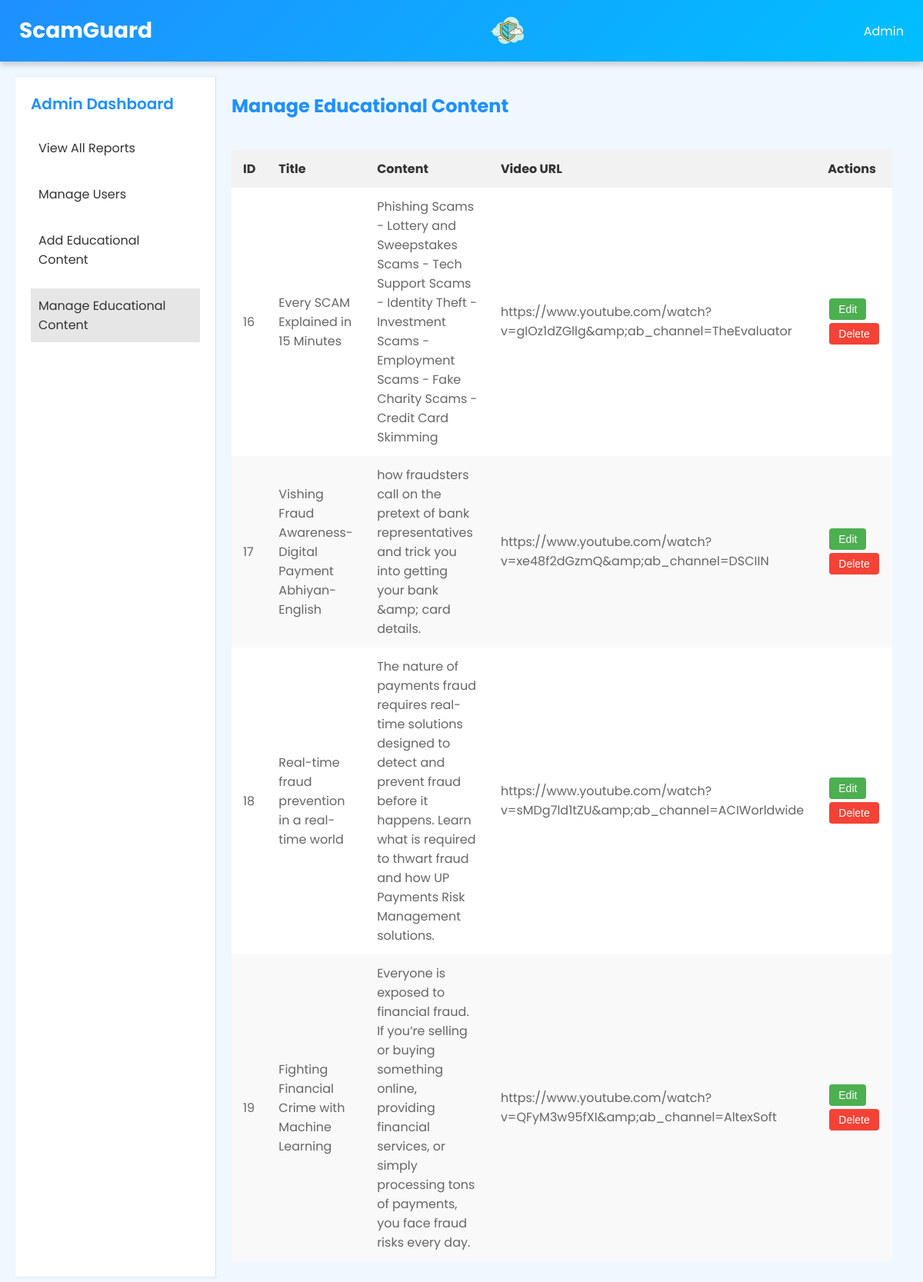
The page /admin/educational_content/manage_educational_content.php (signed in) on the database its author committed.
### tables this page shows
CREATE TABLE `educational_content` (
  `id` int(11) NOT NULL,
  `title` varchar(255) DEFAULT NULL,
  `content` text DEFAULT NULL,
  `type` varchar(50) DEFAULT NULL,
  `video_url` varchar(500) NOT NULL
);

### admin/educational_content/manage_educational_content.php (the view, shortened to what this page needs)
<?php
include '../../db_connect.php';
class EducationalContentManager {
    private $conn;
    public function __construct($conn) {
        $this->conn = $conn;
    }
    public function fetchAllContent() {
        $sql_content = "SELECT id, title, content, video_url FROM educational_content";
        $result_content = $this->conn->query($sql_content);
        return $result_content->fetch_all(MYSQLI_ASSOC);
    }
}
$manager = new EducationalContentManager($conn);
$contents = $manager->fetchAllContent();
?>
<!DOCTYPE html>
<html lang="en">
<head>
    <link rel="stylesheet" href="https://cdnjs.cloudflare.com/ajax/libs/font-awesome/6.0.0-beta3/css/all.min.css">
</head>
<body>
    <header>
        <h1 class="header-title">ScamGuard</h1>
        <img src="../../assets/logo.png" alt="ScamGuard Logo">
        <div class="dropdown">
            <div class="dropdown-toggle">
                <span>Admin</span>
            </div>
        </div>
    </header>
    <div class="main-container">
        <div class="sidebar">
            <h3><a href="admin_dashboard.php">Admin Dashboard</a></h3>
            <ul>
                <li><a href="../reports/view_all_reports.php">View All Reports</a></li>
                <li><a href="../users/manage_users.php">Manage Users</a></li>
                <li><a href="../educational_content/add_educational_content.php">Add Educational Content</a></li>
                <li class="selected"><a href="manage_educational_content.php">Manage Educational Content</a></li>
            </ul>
        </div>
        <div class="content">
            <h2>Manage Educational Content</h2>
            <div class="table-container">
                <table>
                    <thead>
                        <tr>
                            <th>ID</th>
                            <th>Title</th>
                            <th>Content</th>
                            <th>Video URL</th>
                            <th>Actions</th>
                        </tr>
                    </thead>
                    <tbody>
                        <?php foreach ($contents as $content) : ?>
                            <tr>
                                <td><?php echo htmlspecialchars($content['id']); ?></td>
                                <td><?php echo htmlspecialchars($content['title']); ?></td>
                                <td><?php echo htmlspecialchars($content['content']); ?></td>
                                <td><?php echo htmlspecialchars($content['video_url']); ?></td>
                                <td class="actions">
                                    <button class="btn-edit" data-id="<?php echo $content['id']; ?>" data-title="<?php echo htmlspecialchars($content['title']); ?>" data-content="<?php echo htmlspecialchars($content['content']); ?>" data-video_url="<?php echo htmlspecialchars($content['video_url']); ?>">Edit</button>
                                    <button class="btn-delete" data-id="<?php echo $content['id']; ?>">Delete</button>
                                </td>
                            </tr>
                        <?php endforeach; ?>
                    </tbody>
                </table>
            </div>
        </div>
    </div>
</body>
</html>

### admin/educational_content/manage_educational_content.php (style rules this page uses)
body { font-family: 'Poppins', sans-serif; background-color: #f0f8ff; margin: 0; padding: 0; display: flex; flex-direction: column; min-height: 100vh; }
header { background: linear-gradient(135deg, #1e90ff, #00bfff); color: white; padding: 15px 25px; display: flex; align-items: center; justify-content: space-between; box-shadow: 0 4px 8px rgba(0, 0, 0, 0.2); }
header img { height: 50px; }
.header-title { font-size: 28px; margin: 0; font-weight: 700; }
.dropdown { position: relative; display: inline-flex; align-items: center; }
.dropdown-toggle { display: flex; align-items: center; cursor: pointer; }
h3 a { text-decoration: none; color: #1e90ff; }
.selected { background-color: #e6e6e6; }
.main-container { display: flex; flex: 1; flex-direction: row; overflow: hidden; padding: 20px; box-sizing: border-box; }
.sidebar { width: 220px; background-color: #ffffff; padding: 20px; box-shadow: 2px 0 4px rgba(0, 0, 0, 0.1); border-right: 1px solid #ddd; }
.sidebar h3 { color: #1e90ff; font-size: 20px; margin-top: 0; margin-bottom: 20px; font-weight: 600; }
.sidebar ul { list-style-type: none; padding: 0; }
.sidebar ul li { margin: 15px 0; }
.sidebar ul li a { color: #333; text-decoration: none; font-size: 16px; display: block; padding: 10px; border-radius: 4px; transition: background-color 0.3s ease; }
.content { flex: 1; padding: 20px; background-color: #f0f8ff; overflow-y: auto; box-sizing: border-box; }
.content h2 { color: #1e90ff; margin-top: 0; font-size: 24px; }
.content .table-container { overflow-x: auto; }
.content table { min-width: 100%; background-color: #ffffff; border-radius: 8px; box-shadow: 0 2px 4px rgba(0, 0, 0, 0.1); border-collapse: collapse; margin-top: 20px; }
.content th, .content td { padding: 12px 15px; text-align: left; }
.content th { background-color: #f2f2f2; color: #333; font-weight: bold; }
.content td { color: #666; }
.content tr:nth-child(even) { background-color: #f9f9f9; }
.actions { text-align: center; }
.btn-edit, .btn-delete { padding: 6px 12px; border: none; border-radius: 4px; cursor: pointer; font-size: 14px; margin: 2px; color: #fff; }
.btn-edit { background-color: #4CAF50; }
.btn-delete { background-color: #f44336; }

### rows shown on the page
educational_content: id "16", title "Every SCAM Explained in 15 Minutes", content "Phishing Scams - Lottery and Sweepstakes Scams - Tech Support Scams - Identity Theft - Investment Scams -Employment Scams - Fake Charity Scams - Credit Card Skimming", video_url "https://www.youtube.com/watch?v=gIOz1dZGllg&amp;ab_channel=TheEvaluator"
educational_content: id "17", title "Vishing Fraud Awareness-Digital Payment Abhiyan- English", content "how fraudsters call on the pretext of bank representatives and trick you into getting your bank &amp; card details.", video_url "https://www.youtube.com/watch?v=xe48f2dGzmQ&amp;ab_channel=DSCIIN"
educational_content: id "18", title "Real-time fraud prevention in a real-time world", content "The nature of payments fraud requires real-time solutions designed to detect and prevent fraud before it happens. Learn what is required to thwart fraud and how UP Payments Risk Management solutions.", video_url "https://www.youtube.com/watch?v=sMDg7ld1tZU&amp;ab_channel=ACIWorldwide"
educational_content: id "19", title "Fighting Financial Crime with Machine Learning", content "Everyone is exposed to financial fraud. If you’re selling or buying something online, providing financial services, or simply processing tons of payments, you face fraud risks every day.", video_url "https://www.youtube.com/watch?v=QFyM3w95fXI&amp;ab_channel=AltexSoft"
